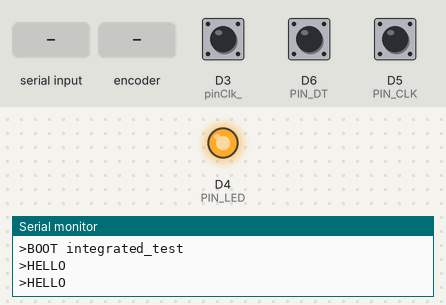
The sketch below on a simulated ESP8266 (NodeMCU). Parts: output pins drawn as LEDs (lit = HIGH), the last lines printed to the serial monitor. The inputs (shaded band) are chosen by the test bench; at power-on: D5 (PIN_CLK) HIGH, D3 (pinClk_) HIGH, D6 (PIN_DT) HIGH. WiFi joins after 1.5 s; servers stay silent unless stated.

Above: at 1.3 s.
1.4 s: "ACK\n" received over Serial
At 2.2 s:
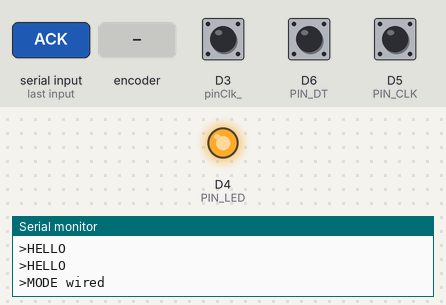
3.1 s: rotary encoder on D3 (pinClk_) / D6 (PIN_DT) turned 1 step (first pin leading)
At 3.8 s:
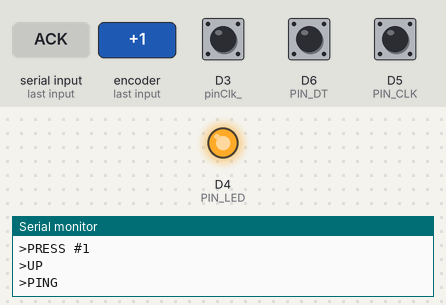
4.8 s: D5 (PIN_CLK) pulled LOW for 0.15 s
At 11.5 s:
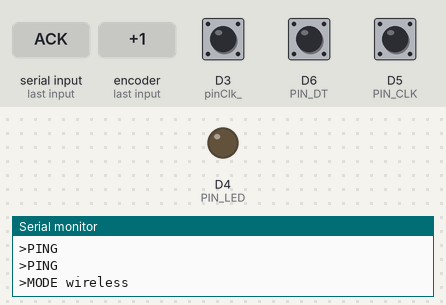
Timing chart, 0 to 12.4 s (numbered marks = the images above; inputs shaded):
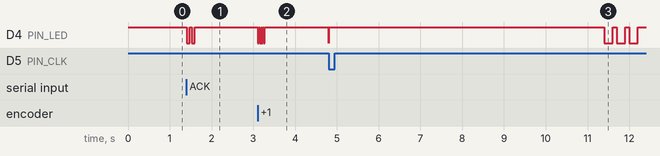

The sketch:

esp8266_dial.ino
```cpp
/*
 * ESP8266 Dial — 双模式主程序
 *
 * 模式识别：软件握手（不依赖硬件检测）
 *   - 上电后 3 秒观察窗口，持续发 >HELLO，收到 ACK → WIRED，否则 → WIRELESS
 *   - 运行中：WIRED 5 秒无 ACK 切 WIRELESS；WIRELESS 每 10 秒探测一次，收到 ACK 切 WIRED
 *   - 10 秒冷却窗口防抖
 *
 * 引脚：
 *   D5 (GPIO14) — EC11 CLK
 *   D6 (GPIO12) — EC11 DT   ← 从 D4 改过来，避免 strapping pin 冲突
 *   D3 (GPIO0)  — EC11 SW
 *   D4 (GPIO2)  — 板载 LED（低电平点亮）
 */

#include <Arduino.h>
#include <ESP8266WiFi.h>
#include "encoder.h"
#include "wifi_module.h"

// ── 引脚 ────────────────────────────────────────────────
static const uint8_t PIN_LED = D4;
static const uint8_t PIN_CLK = D5;
static const uint8_t PIN_DT  = D6;
static const uint8_t PIN_SW  = D3;

// ── 握手时序 ────────────────────────────────────────────
static const unsigned long BOOT_WINDOW_MS        = 3000;   // 启动观察窗口
static const unsigned long HELLO_INTERVAL_MS     = 500;    // 启动期 HELLO 频率
static const unsigned long WIRED_PING_MS         = 2000;   // 有线模式心跳
static const unsigned long WIRED_ACK_TIMEOUT_MS  = 5000;   // 有线模式 ACK 超时
static const unsigned long WIRELESS_PROBE_MS     = 10000;  // 无线模式探测频率
static const unsigned long SWITCH_COOLDOWN_MS    = 10000;  // 切换冷却窗口

// ── 模式 ────────────────────────────────────────────────
enum Mode { MODE_BOOT, MODE_WIRED, MODE_WIRELESS };

static Encoder    encoder;
static WiFiModule wifi;

static Mode          mode           = MODE_BOOT;
static unsigned long bootStartMs    = 0;
static unsigned long lastHelloMs    = 0;
static unsigned long lastPingMs     = 0;
static unsigned long lastAckMs      = 0;
static unsigned long lastProbeMs    = 0;
static unsigned long lastSwitchMs   = 0;

// 启动观察窗口内缓存事件，确定模式后再发
struct PendingEvent {
  EncoderEvent ev;
  long value;
};
static const int PENDING_CAP = 16;
static PendingEvent pendingBuf[PENDING_CAP];
static int pendingCount = 0;

// ── LED 辅助 ────────────────────────────────────────────
static void ledSet(bool on)           { digitalWrite(PIN_LED, on ? LOW : HIGH); }
static void ledBlink(int n, int ms) {
  for (int i = 0; i < n; i++) {
    ledSet(true);  delay(ms);
    ledSet(false); if (i < n - 1) delay(ms / 2);
  }
}

// ── 串口输出 ────────────────────────────────────────────
static void emitSerialEvent_(EncoderEvent ev, long value) {
  switch (ev) {
    case EV_ROTATE_RIGHT: Serial.printf(">RIGHT pos=%ld\n", value); break;
    case EV_ROTATE_LEFT:  Serial.printf(">LEFT  pos=%ld\n", value); break;
    case EV_BTN_DOWN:     Serial.print(">DOWN\n");                  break;
    case EV_BTN_UP:       Serial.print(">UP\n");                    break;
    case EV_BTN_PRESS:    Serial.printf(">PRESS #%ld\n", value);    break;
    case EV_BTN_LONG:     Serial.printf(">LONG %lds\n", value);     break;
    case EV_BTN_HOLD:     Serial.printf(">HOLD %lds\n", value);     break;
  }
}

// 把编码器事件转成 UDP action 名
static const char* evToAction_(EncoderEvent ev) {
  switch (ev) {
    case EV_ROTATE_LEFT:  return "left";
    case EV_ROTATE_RIGHT: return "right";
    case EV_BTN_PRESS:    return "press";
    case EV_BTN_LONG:     return "longpress";
    default:              return nullptr;  // DOWN/UP/HOLD 不走 UDP
  }
}

// ── LED 事件反馈（模式无关） ────────────────────────────
static void ledFeedback_(EncoderEvent ev) {
  switch (ev) {
    case EV_ROTATE_LEFT:
    case EV_ROTATE_RIGHT: ledBlink(1, 8);  break;
    case EV_BTN_DOWN:     ledSet(true);    break;
    case EV_BTN_UP:       ledSet(false);   break;
    case EV_BTN_PRESS:    ledBlink(3, 30); break;
    case EV_BTN_LONG:     ledBlink(2, 40); ledSet(true); break;
    default: break;
  }
}

// ── 事件路由（核心分发） ────────────────────────────────
static void encoderCb(EncoderEvent ev, long value) {
  ledFeedback_(ev);

  if (mode == MODE_BOOT) {
    // 观察窗口：缓存事件，等模式确定后回放
    if (pendingCount < PENDING_CAP) {
      pendingBuf[pendingCount].ev    = ev;
      pendingBuf[pendingCount].value = value;
      pendingCount++;
    }
    return;
  }

  if (mode == MODE_WIRED) {
    emitSerialEvent_(ev, value);
  } else {
    const char* action = evToAction_(ev);
    if (action) wifi.sendAction(action, value);
  }
}

// ── 模式切换 ────────────────────────────────────────────
static void enterWired_() {
  if (mode == MODE_WIRED) return;

  if (wifi.isRunning()) wifi.stop();
  encoder.reset();

  mode = MODE_WIRED;
  lastSwitchMs = millis();
  lastPingMs   = millis();
  lastAckMs    = millis();

  Serial.print(">MODE wired\n");
  ledBlink(2, 80);
}

static void enterWireless_() {
  if (mode == MODE_WIRELESS) return;

  Serial.print(">MODE wireless\n");  // 切换前发出最后一条

  encoder.reset();
  if (!wifi.isRunning()) wifi.begin();

  mode = MODE_WIRELESS;
  lastSwitchMs = millis();
  lastProbeMs  = millis();

  ledBlink(3, 200);
}

// ── 观察窗口结束后，回放缓存事件 ────────────────────────
static void flushPending_() {
  for (int i = 0; i < pendingCount; i++) {
    if (mode == MODE_WIRED) {
      emitSerialEvent_(pendingBuf[i].ev, pendingBuf[i].value);
    } else {
      const char* a = evToAction_(pendingBuf[i].ev);
      if (a) wifi.sendAction(a, pendingBuf[i].value);
    }
  }
  pendingCount = 0;
}

// ── 串口接收：监听 ACK ──────────────────────────────────
static void readSerialAck_() {
  static char line[16];
  static uint8_t len = 0;

  while (Serial.available() > 0) {
    char c = Serial.read();
    if (c == '\n' || c == '\r') {
      if (len > 0) {
        line[len] = '\0';
        if (strcmp(line, "ACK") == 0) {
          lastAckMs = millis();
        }
        len = 0;
      }
    } else if (len < sizeof(line) - 1) {
      line[len++] = c;
    } else {
      len = 0;  // 溢出丢弃
    }
  }
}

// ── 握手 + 模式判断 ─────────────────────────────────────
static void handleHandshake_() {
  unsigned long now = millis();

  switch (mode) {
    case MODE_BOOT: {
      // 每 500ms 发 HELLO
      if (now - lastHelloMs >= HELLO_INTERVAL_MS) {
        lastHelloMs = now;
        Serial.print(">HELLO\n");
      }
      // 收到 ACK → WIRED
      if (lastAckMs > bootStartMs) {
        enterWired_();
        flushPending_();
      }
      // 窗口超时 → WIRELESS
      else if (now - bootStartMs >= BOOT_WINDOW_MS) {
        enterWireless_();
        flushPending_();
      }
      break;
    }

    case MODE_WIRED: {
      // 心跳
      if (now - lastPingMs >= WIRED_PING_MS) {
        lastPingMs = now;
        Serial.print(">PING\n");
      }
      // ACK 超时且过冷却窗口 → 切 WIRELESS
      if (now - lastAckMs >= WIRED_ACK_TIMEOUT_MS &&
          now - lastSwitchMs >= SWITCH_COOLDOWN_MS) {
        enterWireless_();
      }
      break;
    }

    case MODE_WIRELESS: {
      // 每 10 秒探测一次电脑是否接入
      if (now - lastProbeMs >= WIRELESS_PROBE_MS) {
        lastProbeMs = now;
        Serial.print(">HELLO\n");
      }
      // 收到 ACK 且过冷却窗口 → 切 WIRED
      if (lastAckMs > lastSwitchMs &&
          now - lastSwitchMs >= SWITCH_COOLDOWN_MS) {
        enterWired_();
      }
      break;
    }
  }
}

// ── setup / loop ────────────────────────────────────────
void setup() {
  pinMode(PIN_LED, OUTPUT);
  ledSet(false);

  Serial.begin(115200);
  delay(100);
  Serial.print("\n>BOOT integrated_test\n");

  // 默认 WiFi 关闭，进入 WIRED 时保持关，进入 WIRELESS 再开
  WiFi.mode(WIFI_OFF);
  WiFi.forceSleepBegin();

  encoder.begin(PIN_CLK, PIN_DT, PIN_SW, encoderCb);

  bootStartMs = millis();
  lastHelloMs = 0;     // 立即发第一条 HELLO
  lastAckMs   = 0;     // 未收到过 ACK
  mode        = MODE_BOOT;
}

void loop() {
  encoder.loop();
  wifi.loop();            // WIRELESS 模式下处理 HTTP 请求；其他模式内部直接 return
  readSerialAck_();
  handleHandshake_();

  // 可选：WIRED 模式下定期发 STATUS（调试用，默认关闭）
  // 打开方式：把下方 #if 0 改成 #if 1
#if 0
  static unsigned long lastStatusMs = 0;
  if (mode == MODE_WIRED && millis() - lastStatusMs >= 1000) {
    lastStatusMs = millis();
    Serial.printf(">STATUS clk=%d dt=%d sw=%d pos=%ld\n",
                  encoder.clk(), encoder.dt(), encoder.sw(),
                  encoder.position());
  }
#endif
}
```

encoder.cpp
```cpp
#include "encoder.h"

void Encoder::begin(uint8_t pinClk, uint8_t pinDt, uint8_t pinSw, EncoderCallback cb) {
  pinClk_ = pinClk;
  pinDt_  = pinDt;
  pinSw_  = pinSw;
  cb_     = cb;

  pinMode(pinClk_, INPUT_PULLUP);
  pinMode(pinDt_,  INPUT_PULLUP);
  pinMode(pinSw_,  INPUT_PULLUP);
}

void Encoder::loop() {
  readEncoder_();
  readButton_();
}

void Encoder::reset() {
  // 清编码器状态机（切换模式时避免半步残留）
  encState_ = 0;
  lastEncEventMs_ = 0;

  // 清按键状态（避免长按跨模式触发）
  btnLast_     = digitalRead(pinSw_);
  btnDown_     = false;
  btnHandled_  = false;
  btnPressMs_  = 0;
  lastHoldMs_  = 0;
  btnEdgeMs_   = 0;
  btnPending_  = false;
  // 注意：encPos_ 和 btnCount_ 保留，用户期望位置和累计计数连续
}

// ── 编码器状态机 + 3ms 软件防抖 ─────────────────────────
void Encoder::readEncoder_() {
  unsigned long now = millis();
  if (now - lastEncEventMs_ < 3) return;  // 防抖窗口

  uint8_t clk = digitalRead(pinClk_);
  uint8_t dt  = digitalRead(pinDt_);

  encState_ = ((encState_ << 2) | (clk << 1) | dt) & 0x0F;

  if (encState_ == 0b1101 || encState_ == 0b0010) {
    lastEncEventMs_ = now;
    encPos_++;
    if (cb_) cb_(EV_ROTATE_RIGHT, encPos_);
  } else if (encState_ == 0b1110 || encState_ == 0b0001) {
    lastEncEventMs_ = now;
    encPos_--;
    if (cb_) cb_(EV_ROTATE_LEFT, encPos_);
  }
}

// ── 按键状态机：短按 / 长按 / HOLD（时间戳防抖，无 delay） ──
void Encoder::readButton_() {
  unsigned long now = millis();
  bool sw = digitalRead(pinSw_);

  // 边沿检测 + 5ms 时间戳防抖（不阻塞主循环）
  if (sw != btnLast_) {
    if (!btnPending_) {
      // 首次检测到电平变化，开始计时
      btnPending_ = true;
      btnEdgeMs_  = now;
    } else if (now - btnEdgeMs_ >= 5) {
      // 5ms 后复核电平，仍然不同 → 确认为真实边沿
      btnPending_ = false;
      btnLast_    = sw;

      if (sw == LOW) {
        // 按下
        btnDown_    = true;
        btnPressMs_ = now;
        btnHandled_ = false;
        lastHoldMs_ = now;
        if (cb_) cb_(EV_BTN_DOWN, 0);
      } else {
        // 松开
        if (btnDown_ && !btnHandled_ && (now - btnPressMs_ < 500)) {
          btnCount_++;
          if (cb_) cb_(EV_BTN_PRESS, btnCount_);
        }
        btnDown_ = false;
        if (cb_) cb_(EV_BTN_UP, 0);
      }
    }
    // 未到防抖时间：继续等待，不 block
  } else {
    // 电平稳定
    btnPending_ = false;
  }

  // 长按首次触发（500ms）
  if (btnDown_ && !btnHandled_ && (now - btnPressMs_ >= 500)) {
    unsigned long s = (now - btnPressMs_) / 1000;
    btnHandled_ = true;
    lastHoldMs_ = now;
    if (cb_) cb_(EV_BTN_LONG, s);
  }

  // HOLD：每秒重复一次
  if (btnDown_ && btnHandled_ && (now - lastHoldMs_ >= 1000)) {
    lastHoldMs_ = now;
    unsigned long s = (now - btnPressMs_) / 1000;
    if (cb_) cb_(EV_BTN_HOLD, s);
  }
}
```

encoder.h
```cpp
/*
 * encoder.h — EC11 编码器 + 按键状态机模块
 *
 * 从 encoder_test.ino 抽出，独立可复用。
 * 通过回调函数把事件发给上层，避免模块直接依赖 Serial/UDP。
 */

#ifndef INTEGRATED_ENCODER_H
#define INTEGRATED_ENCODER_H

#include <Arduino.h>

// 编码器事件类型
enum EncoderEvent {
  EV_ROTATE_LEFT,   // 左旋一格
  EV_ROTATE_RIGHT,  // 右旋一格
  EV_BTN_DOWN,      // 按键按下
  EV_BTN_UP,        // 按键松开
  EV_BTN_PRESS,     // 短按（按下到松开 < 500ms）
  EV_BTN_LONG,      // 长按触发（按下 >= 500ms）
  EV_BTN_HOLD       // 持续按住（每 1s）
};

// 事件回调：上层按 mode 决定走串口还是 UDP
typedef void (*EncoderCallback)(EncoderEvent ev, long value);

class Encoder {
 public:
  // 初始化引脚 + 回调
  void begin(uint8_t pinClk, uint8_t pinDt, uint8_t pinSw, EncoderCallback cb);

  // 主循环调用（高频）
  void loop();

  // 重置状态（模式切换时调用，避免残留）
  void reset();

  // 查询接口
  long position() const { return encPos_; }
  bool clk() const { return digitalRead(pinClk_); }
  bool dt()  const { return digitalRead(pinDt_);  }
  bool sw()  const { return digitalRead(pinSw_);  }
  unsigned long pressCount() const { return btnCount_; }

 private:
  // 引脚
  uint8_t pinClk_ = 0;
  uint8_t pinDt_  = 0;
  uint8_t pinSw_  = 0;

  EncoderCallback cb_ = nullptr;

  // 编码器状态机
  uint8_t encState_ = 0;
  long    encPos_   = 0;
  unsigned long lastEncEventMs_ = 0;

  // 按键状态机
  bool btnLast_     = HIGH;
  bool btnDown_     = false;
  bool btnHandled_  = false;
  unsigned long btnPressMs_    = 0;
  unsigned long btnCount_      = 0;
  unsigned long lastHoldMs_    = 0;
  unsigned long btnEdgeMs_     = 0;  // 上次检测到边沿的时间（软件防抖用）
  bool          btnPending_    = false;  // 正在等防抖窗口确认

  void readEncoder_();
  void readButton_();
};

#endif
```

wifi_module.cpp
```cpp
#include "wifi_module.h"

#include <ESP8266WiFi.h>
#include <WiFiUdp.h>
#include <ESP8266WebServer.h>

// ── 配置 ────────────────────────────────────────────────
static const char*    AP_SSID      = "ESP8266-Dial";
static const char*    AP_PASSWORD  = "12345678";
static const IPAddress AP_IP       (192, 168, 4, 1);
static const IPAddress AP_GW       (192, 168, 4, 1);
static const IPAddress AP_MASK     (255, 255, 255, 0);
static const IPAddress BCAST_IP    (192, 168, 4, 255);
static const uint16_t  UDP_PORT    = 8888;

// ── 模块级对象（避免头文件暴露 ESP8266WiFi 依赖） ──────
static WiFiUDP          udp;
static ESP8266WebServer server(80);

// ── HTML 页面（AP 模式手机控制） ────────────────────────
static const char PAGE_INDEX[] PROGMEM = R"rawliteral(
<!DOCTYPE html><html lang="zh-CN"><head>
<meta charset="UTF-8">
<meta name="viewport" content="width=device-width, initial-scale=1.0, user-scalable=no">
<title>ESP8266 Dial</title>
<style>
*{margin:0;padding:0;box-sizing:border-box}
body{background:#1a1a2e;color:#eee;font-family:-apple-system,sans-serif;
  display:flex;justify-content:center;align-items:center;min-height:100dvh;
  touch-action:manipulation;user-select:none}
.c{text-align:center;padding:20px;max-width:420px;width:100%}
h1{font-size:1.5rem;margin-bottom:4px;letter-spacing:2px}
.sub{color:#888;font-size:0.8rem;margin-bottom:24px}
.ring{width:210px;height:210px;border-radius:50%;border:4px solid #333;
  background:#16213e;margin:0 auto 20px;display:flex;
  align-items:center;justify-content:center;
  box-shadow:0 0 30px rgba(0,150,255,0.1),inset 0 0 20px rgba(0,0,0,0.5)}
.btn{border:none;border-radius:14px;font-weight:bold;cursor:pointer;
  background:linear-gradient(145deg,#1a1a3e,#0d0d1f);
  box-shadow:3px 3px 10px rgba(0,0,0,0.4);transition:all 0.08s}
.btn:active{transform:scale(0.92);box-shadow:inset 2px 2px 8px rgba(0,0,0,0.7)}
.btn-press{width:110px;height:110px;border-radius:50%;color:#0f6;font-size:1rem}
.row{display:flex;justify-content:center;gap:16px;margin-bottom:16px}
.btn-side{width:95px;height:55px;font-size:0.95rem}
.btn-l{color:#f60}.btn-r{color:#0f6}.btn-long{color:#ff6;padding:0 24px;height:55px;font-size:0.95rem}
.status{margin-top:16px;padding:8px 16px;background:#16213e;border-radius:20px;
  display:inline-block;font-size:0.8rem;color:#888}
</style></head><body><div class="c">
<h1>ESP8266 DIAL</h1><p class="sub">无线旋钮 · AP 模式</p>
<div class="ring"><button class="btn btn-press" id="bp">按下</button></div>
<div class="row">
  <button class="btn btn-side btn-l" id="bl">&larr; 左转</button>
  <button class="btn btn-side btn-r" id="br">右转 &rarr;</button>
</div>
<button class="btn btn-long" id="bg">长按</button>
<div class="status" id="s">就绪</div>
</div><script>
const s=document.getElementById('s');
function act(a){fetch('/action?cmd='+a).then(r=>r.text()).then(t=>{s.textContent=t}).catch(()=>{s.textContent='请求失败'})}
bp.onclick=()=>act('press');bl.onclick=()=>act('left');
br.onclick=()=>act('right');bg.onclick=()=>act('longpress');
</script></body></html>
)rawliteral";

// ── 路由 ────────────────────────────────────────────────
static void handleRoot_() {
  server.send_P(200, "text/html", PAGE_INDEX);
}

static void handleAction_() {
  if (!server.hasArg("cmd")) {
    server.send(400, "text/plain", "ERR: missing cmd");
    return;
  }
  String cmd = server.arg("cmd");
  cmd.trim();
  if (cmd != "left" && cmd != "right" && cmd != "press" && cmd != "longpress") {
    server.send(400, "text/plain", "ERR: unknown: " + cmd);
    return;
  }
  // 通过 UDP 广播出去，PC 端 listener 会收到
  String msg = "{\"action\":\"" + cmd + "\",\"pos\":0}";
  udp.beginPacket(BCAST_IP, UDP_PORT);
  udp.write(msg.c_str());
  udp.endPacket();
  server.send(200, "text/plain", "OK: " + cmd);
}

static void handleStatus_() {
  String json = "{";
  json += "\"uptime_ms\":" + String(millis()) + ",";
  json += "\"free_heap\":" + String(ESP.getFreeHeap()) + ",";
  json += "\"clients\":"   + String(WiFi.softAPgetStationNum()) + ",";
  json += "\"ap_ip\":\""   + WiFi.softAPIP().toString() + "\"";
  json += "}";
  server.send(200, "application/json", json);
}

static void handleNotFound_() {
  server.send(404, "text/plain", "404");
}

// ── WiFiModule 实现 ─────────────────────────────────────
void WiFiModule::setupRoutes_() {
  server.on("/",       handleRoot_);
  server.on("/action", handleAction_);
  server.on("/status", handleStatus_);
  server.onNotFound(handleNotFound_);
}

void WiFiModule::begin() {
  if (running_) return;

  // 从 forceSleep 唤醒（若之前调用过 stop）
  WiFi.forceSleepWake();
  delay(1);

  WiFi.mode(WIFI_AP);
  WiFi.softAPConfig(AP_IP, AP_GW, AP_MASK);
  WiFi.softAP(AP_SSID, AP_PASSWORD, 1, 0, 4);  // ch1, 非隐藏, 最多 4 连接

  // 只发不收：不调 udp.begin(port)。beginPacket/write/endPacket 足够
  setupRoutes_();
  server.begin();

  running_ = true;
  startMs_ = millis();
}

void WiFiModule::stop() {
  if (!running_) return;

  server.stop();
  WiFi.softAPdisconnect(true);
  WiFi.mode(WIFI_OFF);
  WiFi.forceSleepBegin();
  delay(1);

  running_ = false;
}

void WiFiModule::loop() {
  if (!running_) return;
  server.handleClient();
}

void WiFiModule::sendAction(const char* action, long pos) {
  if (!running_) return;

  char buf[64];
  snprintf(buf, sizeof(buf), "{\"action\":\"%s\",\"pos\":%ld}", action, pos);

  udp.beginPacket(BCAST_IP, UDP_PORT);
  udp.write(buf);
  udp.endPacket();
}

uint8_t WiFiModule::clientCount() const {
  if (!running_) return 0;
  return WiFi.softAPgetStationNum();
}
```

wifi_module.h
```cpp
/*
 * wifi_module.h — WiFi AP + UDP 广播 + HTTP Web 控制页
 *
 * 从 esp8266_dial.ino 抽出，支持动态启停（模式切换时使用）。
 */

#ifndef INTEGRATED_WIFI_MODULE_H
#define INTEGRATED_WIFI_MODULE_H

#include <Arduino.h>

class WiFiModule {
 public:
  // 启动 AP + UDP + Web
  void begin();

  // 停止 WiFi（切到有线模式时调用，省电降热）
  void stop();

  // 主循环：处理 HTTP 请求（仅运行中调用）
  void loop();

  // 发送动作到 UDP 广播
  void sendAction(const char* action, long pos);

  // 是否正在运行
  bool isRunning() const { return running_; }

  // 客户端数量
  uint8_t clientCount() const;

 private:
  bool running_ = false;
  unsigned long startMs_ = 0;

  void setupRoutes_();
};

#endif
```

Measured:
- after the input at 1.4 s, D4 (PIN_LED): alternates HIGH for 0.04 s and LOW for 0.08 s, 4 changes in all, then stays HIGH, starting at once
- after the input at 3.1 s, D4 (PIN_LED): alternates HIGH for 0.02 s and LOW for 0.03 s, 8 changes in all, then stays HIGH, starting at once
